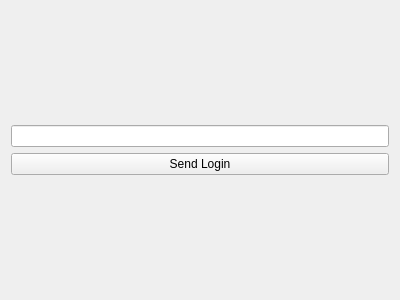
<?xml version="1.0" encoding="UTF-8"?>
<ui version="4.0">
 <class>LoginForm</class>
 <widget class="QWidget" name="LoginForm">
  <property name="geometry">
   <rect>
    <x>0</x>
    <y>0</y>
    <width>400</width>
    <height>300</height>
   </rect>
  </property>
  <property name="windowTitle">
   <string>Form</string>
  </property>
  <layout class="QVBoxLayout" name="verticalLayout_2">
   <item>
    <layout class="QVBoxLayout" name="verticalLayout">
     <item>
      <widget class="QLineEdit" name="loginLineEdit"/>
     </item>
     <item>
      <widget class="QPushButton" name="sendLoginButton">
       <property name="text">
        <string>Send Login</string>
       </property>
      </widget>
     </item>
    </layout>
   </item>
  </layout>
 </widget>
 <resources/>
 <connections/>
</ui>
